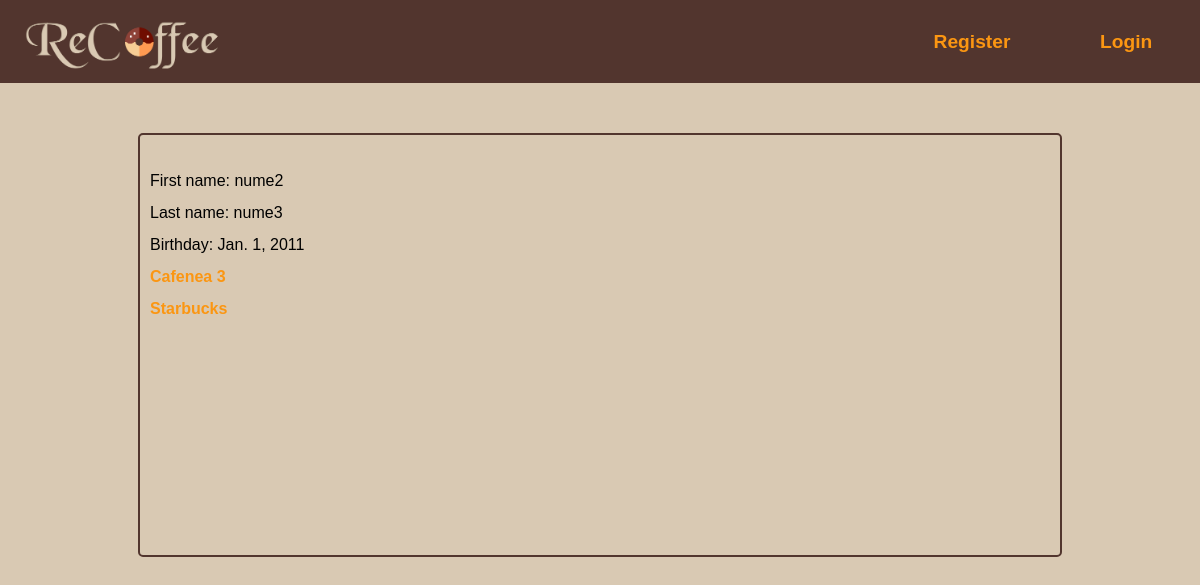
Screenshot of /user/8/ with the database file from the repository.
### ReCoffee/models.py (models this page shows, shortened)
class UserProfile(models.Model):
    first_name = models.CharField(max_length=20)
    last_name = models.CharField(max_length=20)
    birthday = models.DateField(null=True)
    user = models.OneToOneField(
        User,
        primary_key=True,
        related_name='profile')
    class Meta:
        verbose_name_plural = 'User Profiles'

class Favorite(models.Model):
    user = models.ForeignKey(UserProfile, related_name='favorite')
    shop = models.ForeignKey(ShopProfile, related_name='favorite')
    class Meta:
        unique_together = ('user', 'shop')

class ShopProfile(models.Model):
    name = models.CharField(max_length=50)
    location = models.CharField(max_length=200)
    rating = models.DecimalField(
        default=0,
        max_digits=2,
        decimal_places=1)

### ReCoffee/views.py (the view)
# urls.py: url(r'^user/(?P<pk>\d+)/$', views.user_profile,
def user_profile(request, pk):
    user_profile = models.UserProfile.objects.get(pk=pk)
    fave_list = user_profile.favorite.all()
    context = {'user_profile': user_profile, 'fave_list': fave_list, }
    return render(request, 'ReCoffee/user_profile.html', context)

### ReCoffee/templates/ReCoffee/user_profile.html (shortened to what this page needs)
{% extends 'ReCoffee/base.html' %}
{% block content %}
{% block head%}
<article class="profile">
	<img src="{{ user.profile.avatar.url }}" id="avatar">
	<span> First name: {{ user_profile.first_name }} </span>
	<br><span> Last name: {{ user_profile.last_name }} </span>
	<br><span> Birthday: {{ user_profile.birthday }} </span>
	{% for fave in fave_list %}
		<br>
		<a href="{% url 'shop_profile' fave.shop.pk %}"> {{ fave.shop.name }}</a>
	{% endfor %}
</article>
{% endblock %}
{% endblock %}

### ReCoffee/static/css/main.css (style rules this page uses)
.profile { align-items: center; border: 2px solid #52352E; border-radius: 5px; justify-content: center; line-height: 200%; margin: auto; margin-top: 50px; max-width: 75%; min-height: 400px; padding: 10px; position: relative; }
#avatar { float: right; height: auto; max-width: 200px; max-height: 400px; padding: 10px; }
a { color: #FB9612; font-weight: bold; text-decoration: none; }
body { background-color: #D9C9B3; font-family: Helvetica; margin: 0; }

### rows the page displays
UserProfile: first_name "nume2", last_name "nume3", birthday "Jan. 1, 2011"
Favorite: shop.name "Cafenea 3"
Favorite: shop.name "Starbucks"
